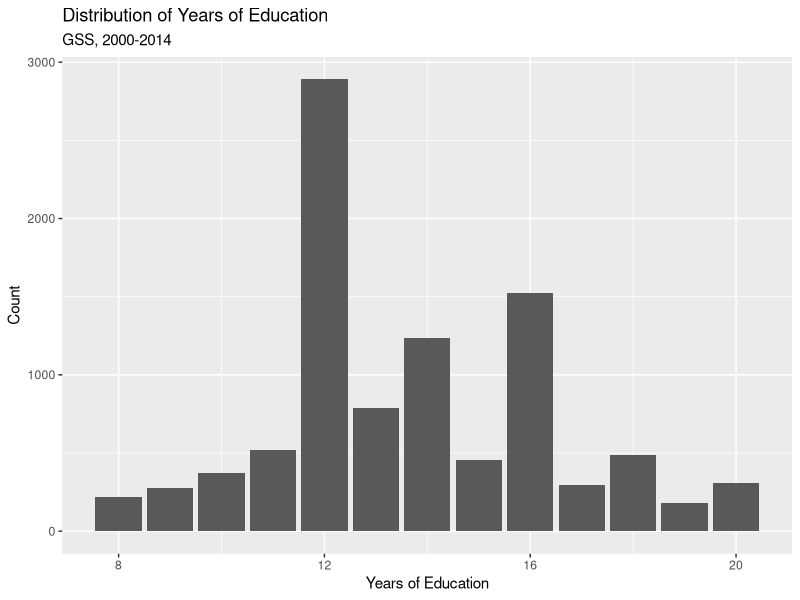
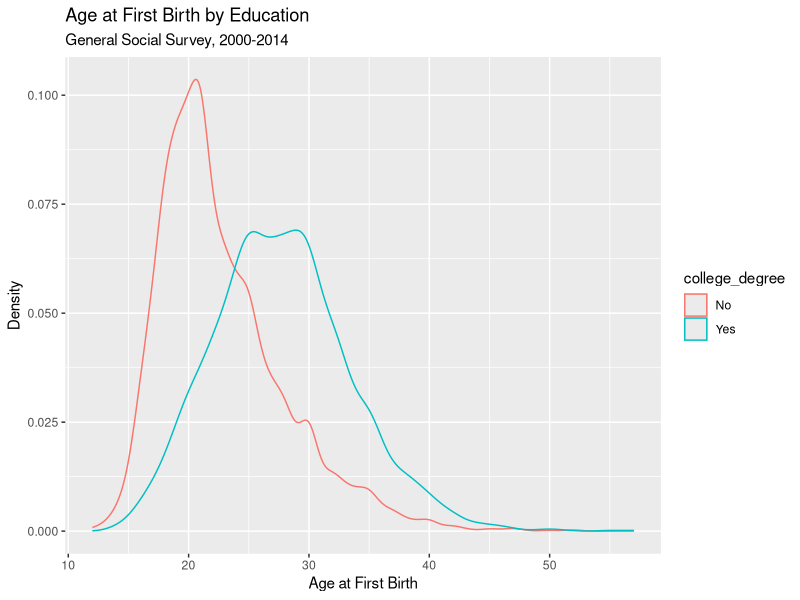
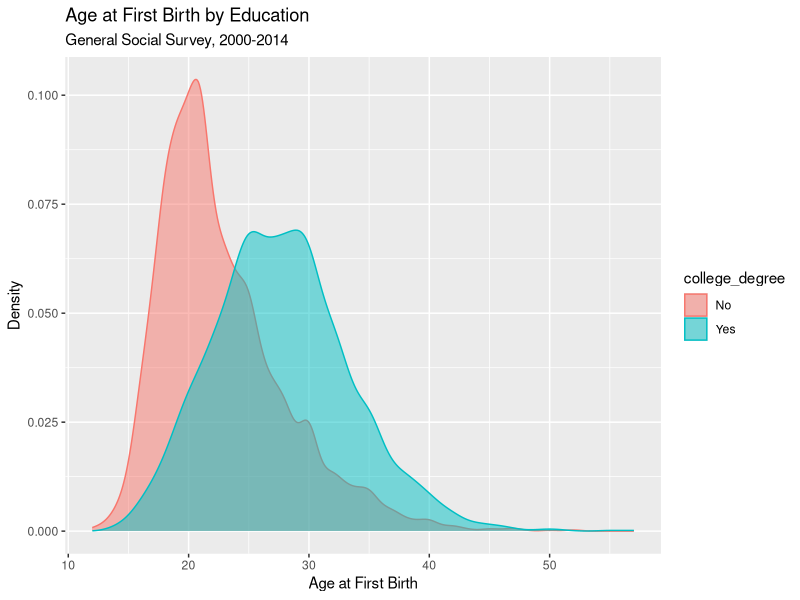
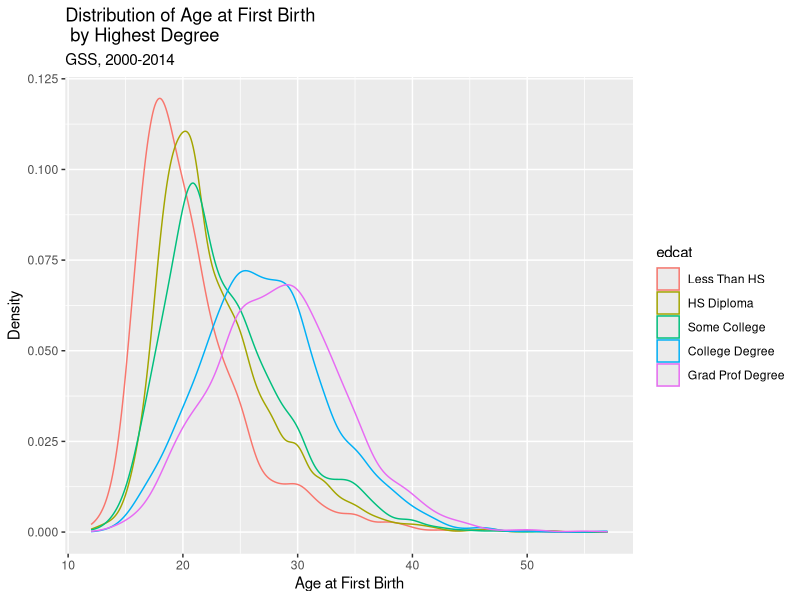
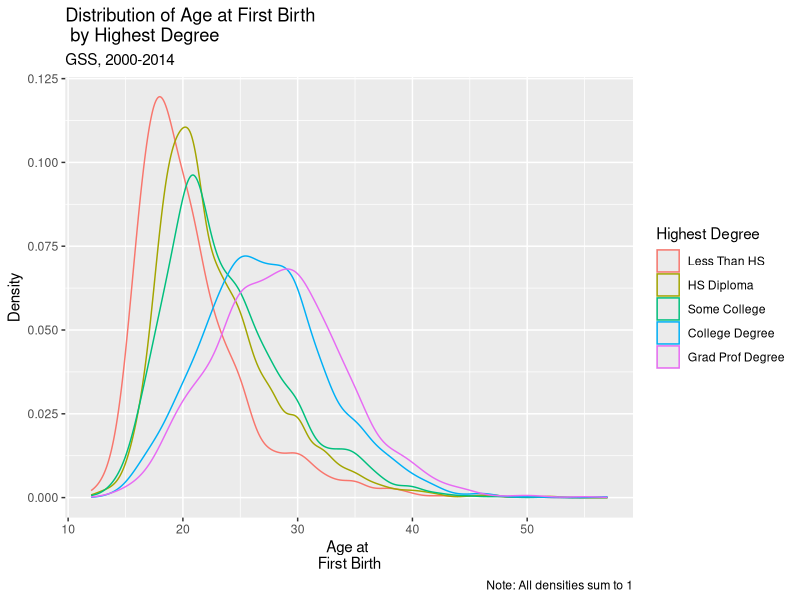
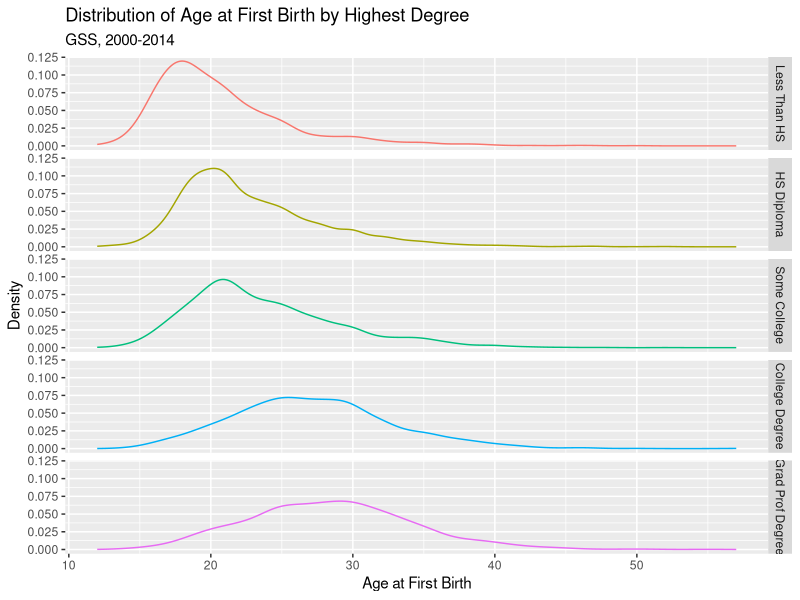
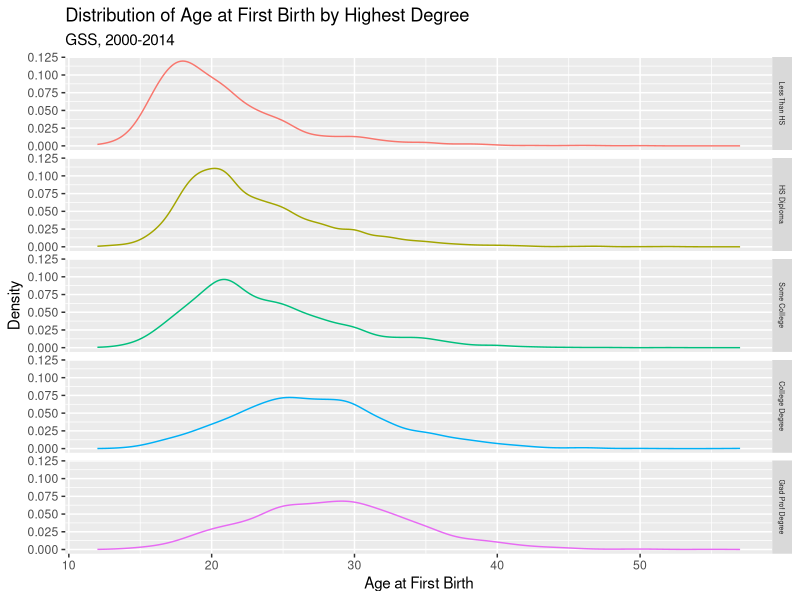
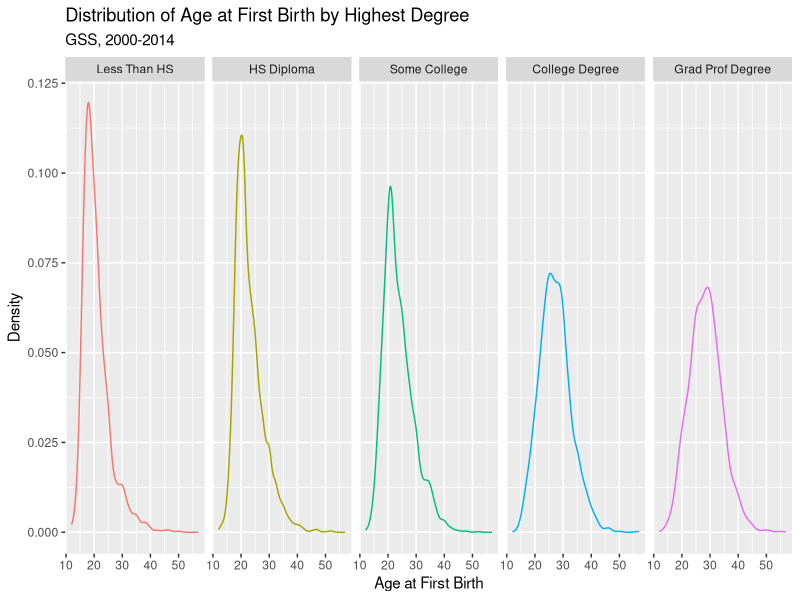

Recreate these plots in R, in order.
## ---- chunk 1
gss_week3 <- read.csv("../data/gss_week3.csv")
library(tidyverse)
## ---- chunk 2
educ_barplot <- ggplot(gss_week3, aes(x = educ))

educ_barplot + geom_bar() + 
     labs(x = "Years of Education",
          y = "Count",
          title = "Distribution of Years of Education",
          subtitle = "GSS, 2000-2014")
## ---- chunk 3
gss_week3 <- gss_week3 %>%
     mutate(college_degree = ifelse(educ<16, 0, 1))
## ---- chunk 4
summary(gss_week3$college_degree)
## ---- chunk 5
gss_week3 <- gss_week3 %>%
     mutate(college_degree = factor(college_degree,
                                    labels = c("No", "Yes")))
## ---- chunk 6
agekdbrn_college_plot <- ggplot(gss_week3, 
          aes(x = agekdbrn, color = college_degree))

agekdbrn_college_plot + geom_density() +
     labs(x = "Age at First Birth",
          y = "Density",
          title = "Age at First Birth by Education",
          subtitle = "General Social Survey, 2000-2014")
## ---- chunk 7
agekdbrn_college_plot <- ggplot(gss_week3, 
          aes(x = agekdbrn, 
              color = college_degree, 
              fill = college_degree)) # Fills in the area under the curve

agekdbrn_college_plot + 
     geom_density(alpha = .5) + # Alpha adjusts transparency of 
                                   # overlapping fills
     labs(x = "Age at First Birth",
          y = "Density",
          title = "Age at First Birth by Education",
          subtitle = "General Social Survey, 2000-2014")
## ---- chunk 8
gss_week3 <- gss_week3 %>%
     mutate(edcat = ifelse(educ < 12, "Less Than HS",
               ifelse(educ == 12, "HS Diploma",
               ifelse(educ %in% 13:15, "Some College",
               ifelse(educ == 16, "College Degree",
               "Grad Prof Degree")))))
## ---- chunk 9
round(prop.table(table(gss_week3$edcat)),2)
## ---- chunk 10
gss_week3 <- gss_week3 %>%
     mutate(edcat = factor(edcat,
               levels = c("Less Than HS",
                     "HS Diploma",
                    "Some College",
                    "College Degree",
                    "Grad Prof Degree")))
## ---- chunk 11
agekdbrn_edcat_plot <- ggplot(gss_week3, 
                              aes(x = agekdbrn, 
                                  color = edcat))

agekdbrn_edcat_plot + geom_density() + 
  labs(x = "Age at First Birth", y = "Density", 
     title = "Distribution of Age at First Birth \n by Highest Degree", 
     subtitle = "GSS, 2000-2014")
## ---- chunk 12
agekdbrn_edcat_plot <- ggplot(gss_week3, aes(x = agekdbrn, color = edcat))

agekdbrn_edcat_plot + geom_density() + 
  labs(x = "Age at \nFirst Birth", y = "Density", 
       title = "Distribution of Age at First Birth \n by Highest Degree",
       subtitle = "GSS, 2000-2014",
       color = "Highest Degree",
       caption = "Note: All densities sum to 1") 
## ---- chunk 13
agekdbrn_edcat_plot <- ggplot(gss_week3, aes(x = agekdbrn, color = edcat))

agekdbrn_edcat_plot + geom_density() + 
  labs(x = "Age at First Birth", y = "Density", 
       title = "Distribution of Age at First Birth by Highest Degree", 
       subtitle = "GSS, 2000-2014") +
facet_grid(edcat~.) + guides(color=FALSE)
## ---- chunk 14
agekdbrn_edcat_plot <- ggplot(gss_week3, aes(x = agekdbrn, color = edcat))

agekdbrn_edcat_plot + geom_density() + 
  labs(x = "Age at First Birth", y = "Density", 
       title = "Distribution of Age at First Birth by Highest Degree", 
       subtitle = "GSS, 2000-2014") +
facet_grid(edcat~.) + guides(color=FALSE) +
theme(strip.text.y = element_text(size = 5))
## ---- chunk 15
agekdbrn_edcat_plot <- ggplot(gss_week3, aes(x = agekdbrn, color = edcat))

agekdbrn_edcat_plot + geom_density() + 
  labs(x = "Age at First Birth", y = "Density", 
       title = "Distribution of Age at First Birth by Highest Degree", 
       subtitle = "GSS, 2000-2014") +
facet_grid(.~edcat)  + guides(color=FALSE)
## ---- chunk 16
table(gss_week3$racehisp)
## ---- chunk 17
prop.table(table(gss_week3$edcat
                 [gss_week3$racehisp=="Black"]))
## ---- chunk 18
table(gss_week3$racehisp, gss_week3$edcat)
## ---- chunk 19
round(prop.table(table(gss_week3$racehisp, gss_week3$edcat)),3)
## ---- chunk 20
round(prop.table(table(gss_week3$racehisp, gss_week3$edcat),1),3)
## ---- chunk 21
round(prop.table(table(gss_week3$racehisp, gss_week3$edcat),2),3)
## ---- chunk 22
agekdbrn_racehisp <- gss_week3 %>% 
     group_by(racehisp) %>% # We want info about each level of this variable
     summarize(mean_agekdbrn = mean(agekdbrn)) # The info we want

agekdbrn_racehisp
## ---- chunk 23
agekdbrn_edcat <- gss_week3 %>% 
                  group_by(edcat) %>% 
                  summarize(median_agekdbrn = median(agekdbrn))

agekdbrn_edcat
## ---- chunk 24
test_1 <- ggplot(agekdbrn_edcat, aes(x = edcat, 
                                     y = median_agekdbrn,
                                fill = edcat))

test_1 + geom_col() + geom_text(aes(label = median_agekdbrn))
